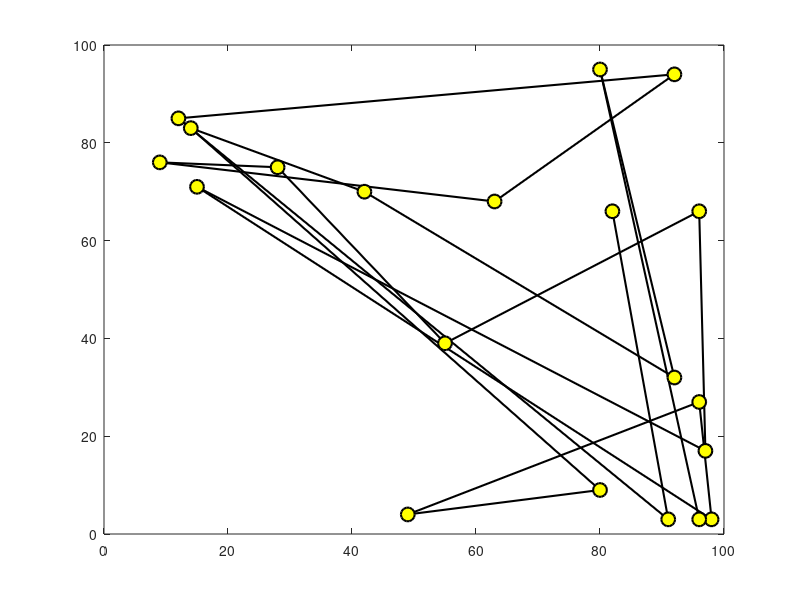

The MATLAB script that drew this image:
%
% Copyright (c) 2015, Mostapha Kalami Heris & Yarpiz (www.yarpiz.com)
% All rights reserved. Please read the "LICENSE" file for license terms.
%
% Project Code: YPEA103
% Project Title: Ant Colony Optimization for Traveling Salesman Problem
% Publisher: Yarpiz (www.yarpiz.com)
% 
% Developer: Mostapha Kalami Heris (Member of Yarpiz Team)
% 
% Cite as:
% Mostapha Kalami Heris, Ant Colony Optimization in MATLAB (URL: https://yarpiz.com/53/ypea103-ant-colony-optimization), Yarpiz, 2015.
% 
% Contact Info: sm.kalami@gmail.com, info@yarpiz.com
%

function model = CreateModel()

    x = [82 91 12 92 63 9 28 55 96 97 15 98 96 49 80 14 42 92 80 96];
    
    y = [66 3 85 94 68 76 75 39 66 17 71 3 27 4 9 83 70 32 95 3];
    
    %x = [82 91 12 92 63 9 28 55 96 97];
    
    %y = [66 3 85 94 68 76 75 39 66 17];
    
    n = numel(x);
    
    D = zeros(n, n);
    
    plot(x, y, 'k-o', ...
        'MarkerSize', 10, ...
        'MarkerFaceColor', 'y', ...
        'LineWidth', 1.5);
    
    pause(10);
    
    for i = 1:n-1
        for j = i+1:n
            
            D(i, j) = sqrt((x(i)-x(j))^2+(y(i)-y(j))^2);
            
            D(j, i) = D(i, j);
            
        end
    end
    
    model.n = n;
    model.x = x;
    model.y = y;
    model.D = D;

end
